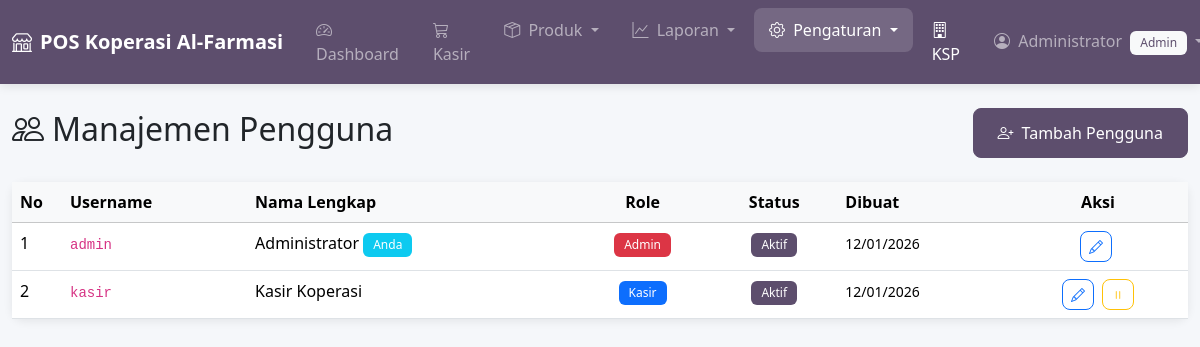
/users.php (signed in), run on the app's committed database.
### tables this page shows
CREATE TABLE IF NOT EXISTS users (
    id INT AUTO_INCREMENT PRIMARY KEY,
    username VARCHAR(50) NOT NULL UNIQUE,
    password VARCHAR(255) NOT NULL,
    nama_lengkap VARCHAR(100) NOT NULL,
    role ENUM('admin', 'kasir') NOT NULL DEFAULT 'kasir',
    status ENUM('aktif', 'nonaktif') NOT NULL DEFAULT 'aktif',
    created_at TIMESTAMP DEFAULT CURRENT_TIMESTAMP,
    updated_at TIMESTAMP DEFAULT CURRENT_TIMESTAMP ON UPDATE CURRENT_TIMESTAMP
);

### config/database.php (called while the page is built, shortened)
<?php
try {
    $dsn = "mysql:host=" . DB_HOST . ";dbname=" . DB_NAME . ";charset=" . DB_CHARSET;
    $options = [
        PDO::ATTR_ERRMODE => PDO::ERRMODE_EXCEPTION,
        PDO::ATTR_DEFAULT_FETCH_MODE => PDO::FETCH_ASSOC,
        PDO::ATTR_EMULATE_PREPARES => false,
    ];
    $pdo = new PDO($dsn, DB_USER, DB_PASS, $options);
} catch (PDOException $e) {
    error_log('Database connection error: ' . $e->getMessage());
    die("Koneksi database gagal. Silakan hubungi administrator.");
}
function query($sql, $params = []) {
    global $pdo;
    $stmt = $pdo->prepare($sql);
    $stmt->execute($params);
    return $stmt;
}
function fetchAll($sql, $params = []) {
    return query($sql, $params)->fetchAll();
}
function escape($string) {
    return htmlspecialchars($string, ENT_QUOTES, 'UTF-8');
}

### users.php (the view, shortened to what this page needs)
<?php
$users = fetchAll("SELECT * FROM users ORDER BY role, nama_lengkap");
include 'includes/header.php';
?>
<div class="container-fluid py-4">
    <div class="d-flex justify-content-between align-items-center mb-4">
        <h2><i class="bi bi-people me-2"></i>Manajemen Pengguna</h2>
        <button class="btn btn-success btn-lg" data-bs-toggle="modal" data-bs-target="#addModal">
            <i class="bi bi-person-plus me-2"></i>Tambah Pengguna
        </button>
    </div>
    <div class="card">
        <div class="card-body p-0">
            <div class="table-responsive">
                <table class="table table-hover mb-0">
                    <thead class="table-light">
                        <tr>
                            <th width="50">No</th>
                            <th>Username</th>
                            <th>Nama Lengkap</th>
                            <th class="text-center">Role</th>
                            <th class="text-center">Status</th>
                            <th>Dibuat</th>
                            <th width="180" class="text-center">Aksi</th>
                        </tr>
                    </thead>
                    <tbody>
                        <?php foreach ($users as $index => $user): ?>
                        <tr class="<?= $user['status'] === 'nonaktif' ? 'table-secondary' : '' ?>">
                            <td><?= $index + 1 ?></td>
                            <td><code><?= escape($user['username']) ?></code></td>
                            <td>
                                <?= escape($user['nama_lengkap']) ?>
                                <?php if ($user['id'] == $_SESSION['user_id']): ?>
                                <span class="badge bg-info">Anda</span>
                                <?php endif; ?>
                            </td>
                            <td class="text-center">
                                <?php if ($user['role'] === 'admin'): ?>
                                <span class="badge bg-danger">Admin</span>
                                <?php else: ?>
                                <span class="badge bg-primary">Kasir</span>
                                <?php endif; ?>
                            </td>
                            <td class="text-center">
                                <?php if ($user['status'] === 'aktif'): ?>
                                <span class="badge bg-success">Aktif</span>
                                <?php else: ?>
                                <span class="badge bg-secondary">Nonaktif</span>
                                <?php endif; ?>
                            </td>
                            <td><small><?= date('d/m/Y', strtotime($user['created_at'])) ?></small></td>
                            <td class="text-center">
                                <button class="btn btn-sm btn-outline-primary me-1"
                                        onclick="editUser(<?= htmlspecialchars(json_encode($user)) ?>)">
                                    <i class="bi bi-pencil"></i>
                                </button>
                                <?php if ($user['id'] != $_SESSION['user_id']): ?>
                                <form method="POST" class="d-inline">
                                    <button type="submit" class="btn btn-sm btn-outline-<?= $user['status'] === 'aktif' ? 'warning' : 'success' ?>"
                                            onclick="return confirm('<?= $user['status'] === 'aktif' ? 'Nonaktifkan' : 'Aktifkan' ?> pengguna ini?')">
                                        <i class="bi bi-<?= $user['status'] === 'aktif' ? 'pause' : 'play' ?>"></i>
                                    </button>
                                </form>
                                <?php endif; ?>
                            </td>
                        </tr>
                        <?php endforeach; ?>
                    </tbody>
                </table>
            </div>
        </div>
    </div>
</div>
<?php include 'includes/footer.php'; ?>

### assets/css/style.css (style rules this page uses)
:root { --primary-color: #5D4E6D; --secondary-color: #0d6efd; --success-color: #5D4E6D; --danger-color: #dc3545; --warning-color: #ffc107; --info-color: #0dcaf0; --light-color: #f8f9fa; --dark-color: #212529; }
body { font-family: 'Segoe UI', Tahoma, Geneva, Verdana, sans-serif; background-color: #f5f7fa; min-height: 100vh; }
.card { border: none; border-radius: 12px; box-shadow: 0 2px 10px rgba(0, 0, 0, 0.08); }
.card-body { padding: 20px; }
.btn { border-radius: 8px; font-weight: 500; transition: all 0.2s ease; }
.btn-lg { padding: 12px 24px; font-size: 1rem; }
.btn-success { background-color: var(--success-color); border-color: var(--success-color); }
.table { margin-bottom: 0; }
.table th { font-weight: 600; white-space: nowrap; }
.badge { font-weight: 500; padding: 6px 10px; }
.btn-success { background-color: #5D4E6D !important; border-color: #5D4E6D !important; }
.bg-success { background-color: #5D4E6D !important; }

### data on the page
users: username "admin", nama_lengkap "Administrator", shows "Anda", role "Admin", status "Aktif", created_at "12/01/2026"
users: username "kasir", nama_lengkap "Kasir Koperasi", role "Kasir", status "Aktif", created_at "12/01/2026"

### other printed values
$appName "POS Koperasi Al-Farmasi"
$_SESSION['nama_lengkap'] "Administrator"
$_SESSION['role'] "Admin"
